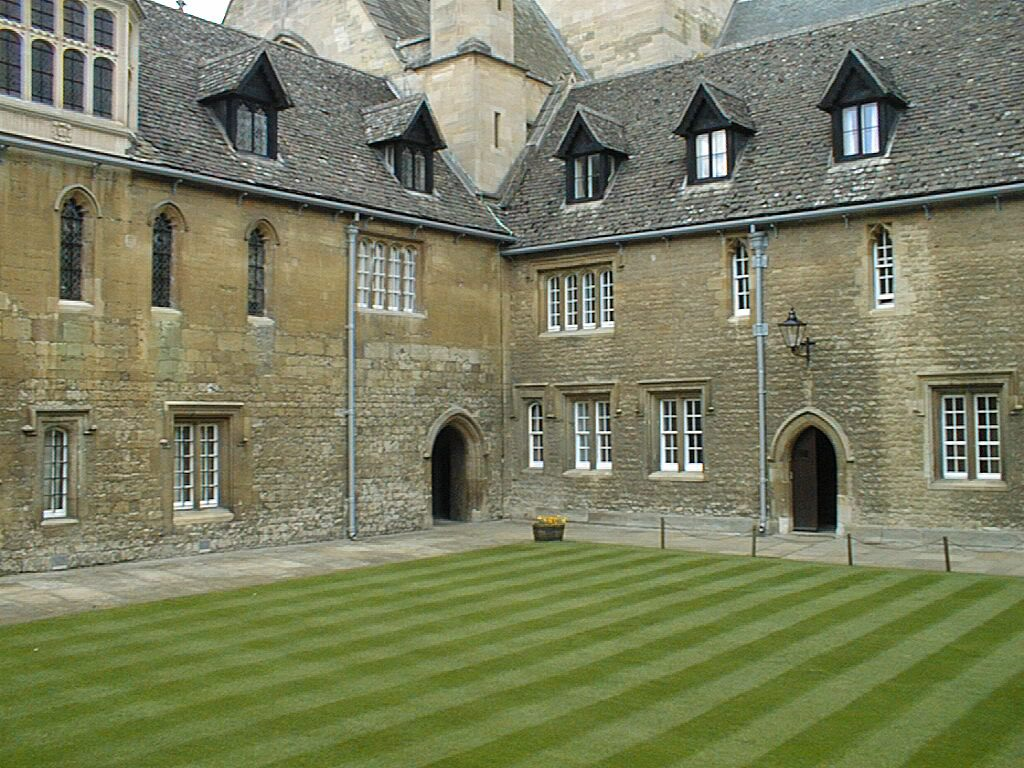
#> input picture images/002.jpg, 1024 x 768 px
$ python feature_matching.py
#> lines starting #> are read from the running program, lines starting #| are printed output that depends on the picture
import numpy as np
import cv2


def calc_fundamental_matrix_8points_method(X1, X2):
    """8点法で基礎行列Fを求める

    f = ravel(F) として Mf = 0 を解く
    データ数は8点以上あってもいい
    """
    assert X1.ndim == 2 and X1.shape[1] == 2
    assert X2.ndim == 2 and X2.shape[1] == 2
    assert X1.shape == X2.shape

    X1_ext = np.hstack((X1, np.ones((X1.shape[0], 1))))
    X2_ext = np.hstack((X2, np.ones((X2.shape[0], 1))))

    X1_ext = np.tile(X1_ext, 3)
    X2_ext = np.repeat(X2_ext, 3, axis=1)

    M = X1_ext * X2_ext
    _, _, V = np.linalg.svd(M)
    F = V[-1].reshape(3, 3)

    # Rank(F) = 2 にする
    U, S, V = np.linalg.svd(F)
    S[2] = 0.0
    F = U @ np.diag(S) @ V

    return F


def get_matches_indices(matches):
    query_indices = [x[0].queryIdx for x in matches]
    train_indices = [x[0].trainIdx for x in matches]

    return query_indices, train_indices


def get_keypoint_matrix(key_point1, query_indices, key_point2, train_indices):
    X1 = np.vstack([key_point1[i].pt for i in query_indices])
    X2 = np.vstack([key_point2[i].pt for i in train_indices])

    return X1, X2


# [83 lines left out: functions get_camera_matrix, calc_focal_length, calc_motion_parameters, reconstruct_3d_points, not called in this run]


def main():
    img1 = cv2.imread("./images/002.jpg")
#> img1 is the input picture: shape (768, 1024, 3); mean B, G, R 95.5, 126, 122.1
    img2 = cv2.imread("./images/003.jpg")
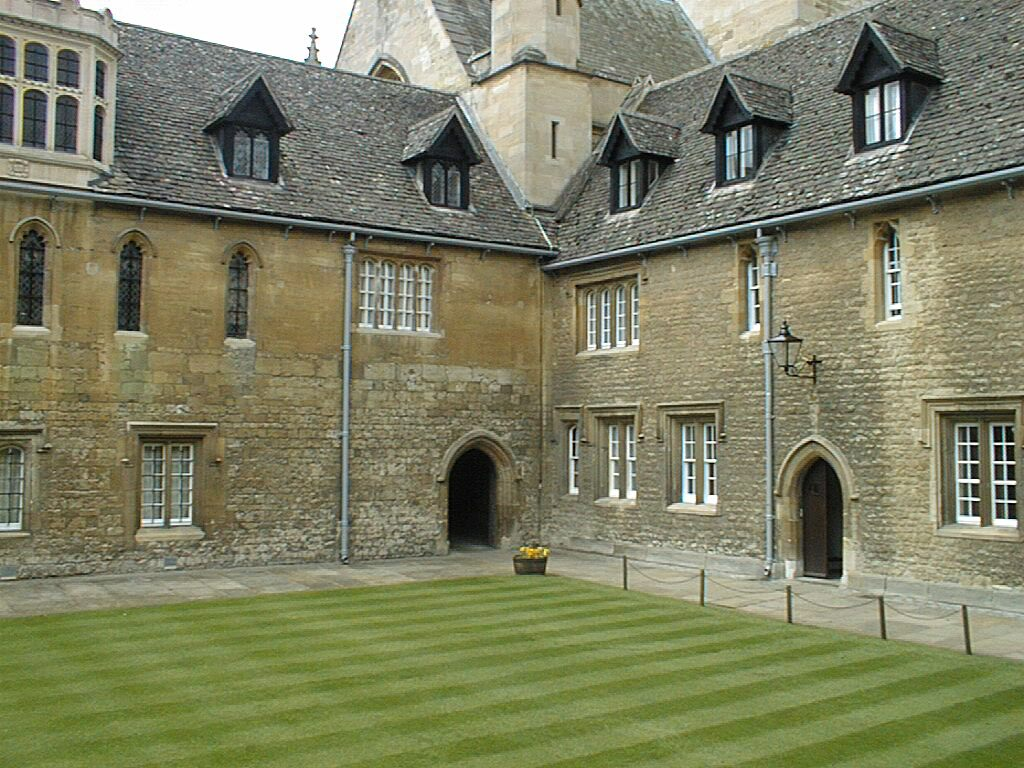
#> input picture images/003.jpg, 1024 x 768 px
#> img2 is the input picture: shape (768, 1024, 3); mean B, G, R 98.5, 128, 125.6

    detector = cv2.AKAZE_create()

    key_point1, descript1 = detector.detectAndCompute(img1, None)
#> key_point1 = 2400 keypoints; strongest (x, y, size): (720, 140, 11.4), (719, 136, 8.1), (851, 149, 8.1), (720, 170, 8.1)
    key_point2, descript2 = detector.detectAndCompute(img2, None)
#> key_point2 = 2345 keypoints; strongest (x, y, size): (874, 137, 8.1), (895, 312, 5.7), (871, 101, 11.4), (573, 490, 5.7)

    bf_matcher = cv2.BFMatcher(cv2.NORM_HAMMING)

    matches = bf_matcher.knnMatch(descript1, descript2, k=2)
#> matches = 2400 matches

    ratio = 0.7
    good = []
    for m, n in matches:
        if m.distance < ratio * n.distance:
            good.append([m])
#> after the loop, good = 360 matches

    good = sorted(good, key=lambda x: x[0].distance)

    img3 = cv2.drawMatchesKnn(
        img1,
        key_point1,
        img2,
        key_point2,
        good,
        None,
        flags=cv2.DrawMatchesFlags_NOT_DRAW_SINGLE_POINTS,
    )
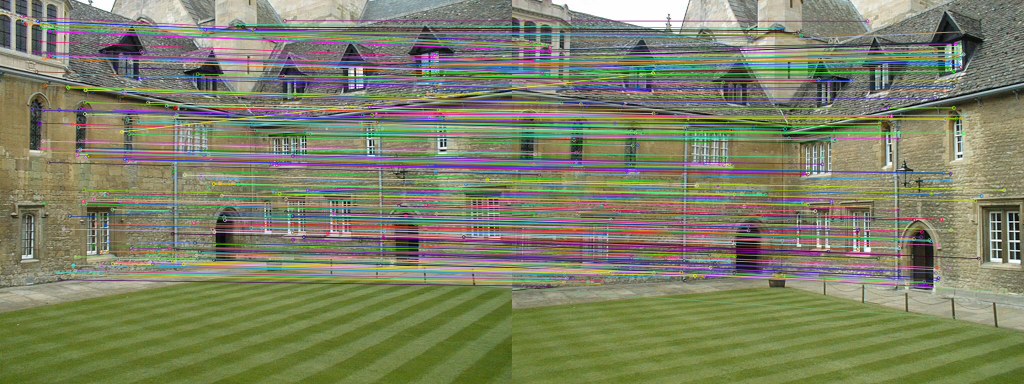
#> img3: shape (768, 2048, 3) (shown at 1/2 size); mean B, G, R 102.7, 128.8, 125.6

    cv2.imshow("image", img3)
    cv2.waitKey()

    query_indices, train_indices = get_matches_indices(good)
#> in get_matches_indices, `query_indices = [x[0].queryIdx for x in matches]`: query_indices = 360 values, max 2397 at index 194, min 6 at index 90, mean 1362.5
#> in get_matches_indices, `train_indices = [x[0].trainIdx for x in matches]`: train_indices = 360 values, max 2342 at index 194, min 26 at index 2, mean 1365.2

    X1, X2 = get_keypoint_matrix(key_point1, query_indices, key_point2, train_indices)
#> in get_keypoint_matrix, `X1 = np.vstack([key_point1[i].pt for i in query_indices])`: X1 = 360 pairs, first value 35.45 to 974.2, second value 32.7 to 563.4
#> in get_keypoint_matrix, `X2 = np.vstack([key_point2[i].pt for i in train_indices])`: X2 = 360 pairs, first value 30.82 to 984, second value 42.01 to 635.9
    print(X1.shape, X2.shape)
#| (360, 2) (360, 2)

    F = calc_fundamental_matrix_8points_method(X1, X2)
#> in calc_fundamental_matrix_8points_method, `X1_ext = np.hstack((X1, np.ones((X1.shape[0], 1))))`: X1_ext = 360 rows, first 8: [85.47, 281.9, 1], [170, 314.8, 1], [569.6, 41.04, 1], [155.6, 302, 1], [827.6, 445.4, 1], [779.3, 472.6, 1], [173.1, 311.4, 1], [254.8, 307.2, 1]
#> in calc_fundamental_matrix_8points_method, `X2_ext = np.hstack((X2, np.ones((X2.shape[0], 1))))`: X2_ext = 360 rows, first 8: [45.36, 308.1, 1], [137.1, 338.9, 1], [710.2, 42.01, 1], [121, 325.8, 1], [834.2, 479.9, 1], [784.2, 509.1, 1], [141, 335.4, 1], [235.9, 329.7, 1]
#> in calc_fundamental_matrix_8points_method, `F = V[-1].reshape(3, 3)`: F = [[1.1e-07, 2.2e-07, -0.00139], [3.48e-06, 2.9e-06, -0.0125], [-6.88e-05, 0.00916, 1]]
#> in calc_fundamental_matrix_8points_method, `U, S, V = np.linalg.svd(F)`: U = [[-0.00139, -0.11, 0.994], [-0.0125, -0.994, -0.11], [1, -0.0126, 1.15e-05]]; S = [1, 0.000118, 2.74e-07]; V = [[-6.88e-05, 0.00916, 1], [-0.0221, -1, 0.00916], [-1, 0.0221, -0.000271]]
#> in calc_fundamental_matrix_8points_method, `F = U @ np.diag(S) @ V`: F = [[3.82e-07, 2.14e-07, -0.00139], [3.45e-06, 2.9e-06, -0.0125], [-6.88e-05, 0.00916, 1]]


if __name__ == "__main__":
    main()
